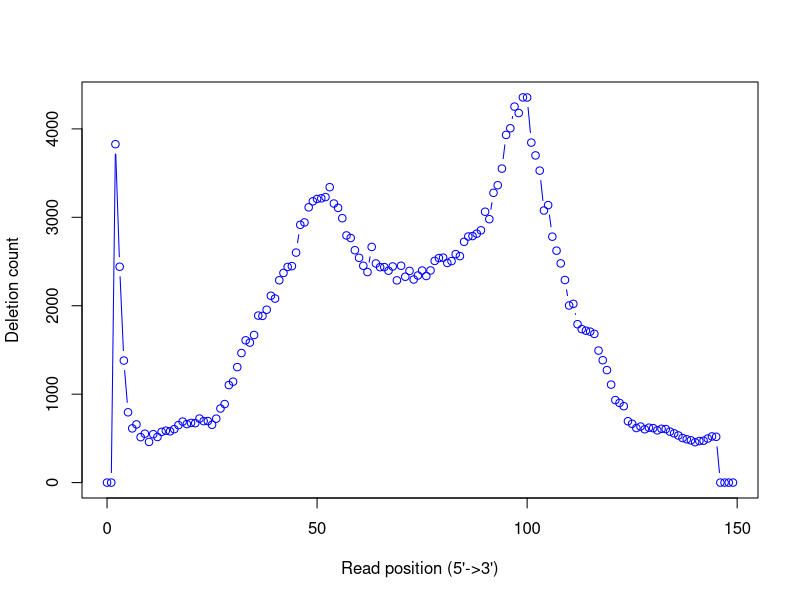

Here is the R script that generated this plot:
pdf("RSeQC/02.WT_EV_2.deletion_profile.pdf")
pos=c(0,1,2,3,4,5,6,7,8,9,10,11,12,13,14,15,16,17,18,19,20,21,22,23,24,25,26,27,28,29,30,31,32,33,34,35,36,37,38,39,40,41,42,43,44,45,46,47,48,49,50,51,52,53,54,55,56,57,58,59,60,61,62,63,64,65,66,67,68,69,70,71,72,73,74,75,76,77,78,79,80,81,82,83,84,85,86,87,88,89,90,91,92,93,94,95,96,97,98,99,100,101,102,103,104,105,106,107,108,109,110,111,112,113,114,115,116,117,118,119,120,121,122,123,124,125,126,127,128,129,130,131,132,133,134,135,136,137,138,139,140,141,142,143,144,145,146,147,148,149)
value=c(0,0,3827,2441,1380,795,613,658,514,553,460,547,516,574,587,580,604,650,690,662,675,672,724,695,696,654,723,838,888,1103,1141,1306,1465,1609,1583,1669,1889,1885,1955,2113,2081,2288,2371,2439,2448,2601,2915,2942,3113,3181,3208,3215,3229,3341,3156,3107,2990,2795,2766,2628,2542,2452,2381,2665,2478,2436,2437,2396,2444,2287,2452,2328,2394,2297,2342,2398,2336,2399,2507,2539,2544,2484,2505,2584,2561,2723,2783,2788,2815,2853,3063,2979,3277,3363,3551,3932,4007,4252,4179,4356,4355,3845,3700,3528,3077,3138,2781,2623,2479,2291,2003,2021,1791,1736,1718,1707,1682,1493,1384,1272,1108,933,901,864,694,665,617,634,603,621,616,591,608,605,576,557,533,504,490,478,457,470,474,498,522,518,0,0,0,0)
plot(pos,value,type='b', col='blue',xlab="Read position (5'->3')", ylab='Deletion count')
dev.off()
